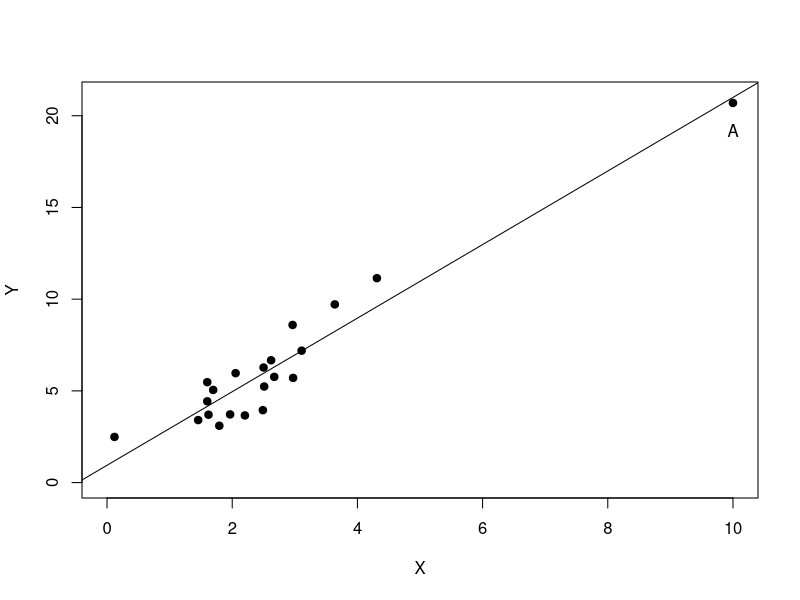
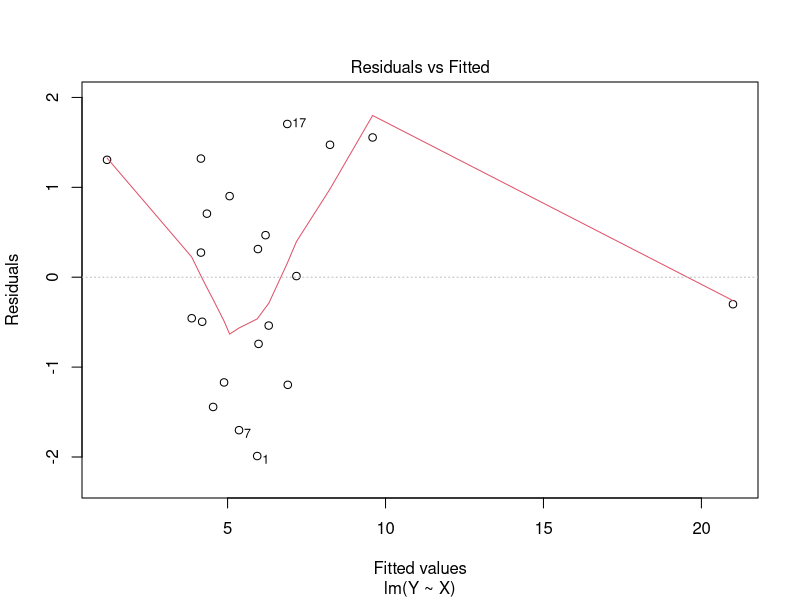
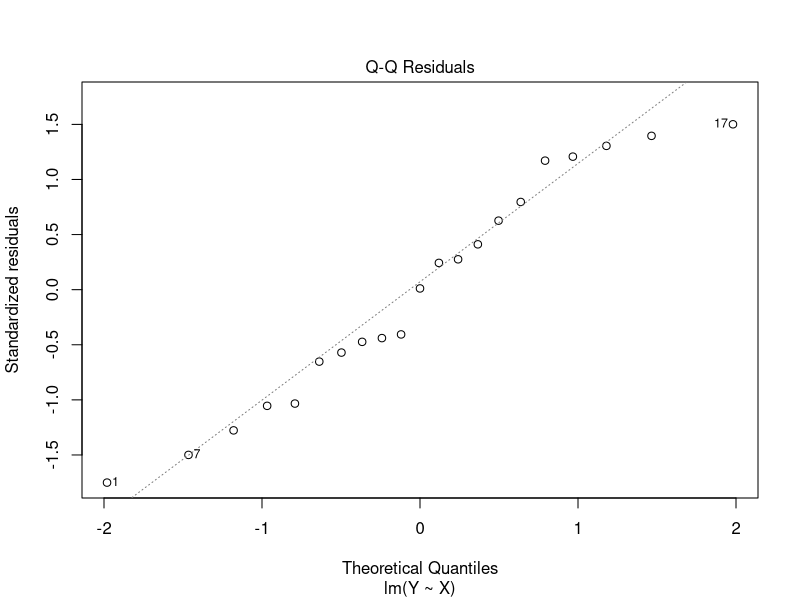
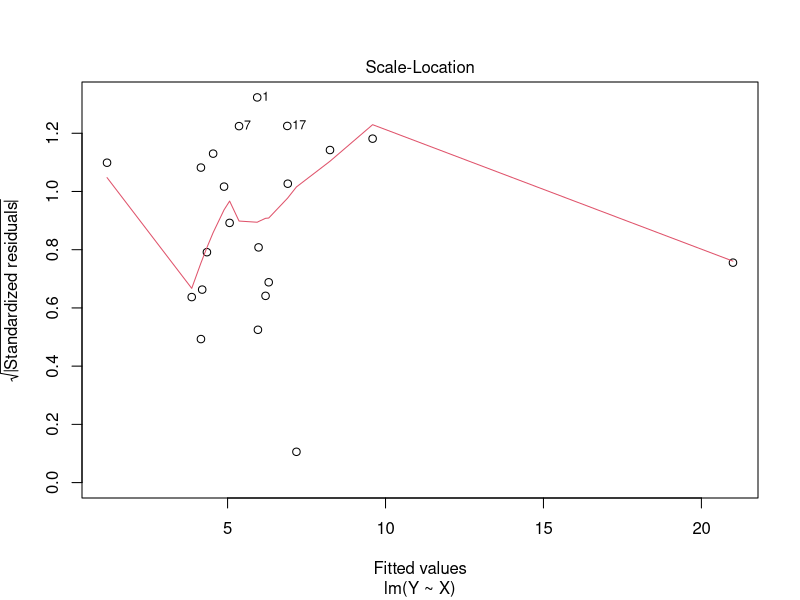
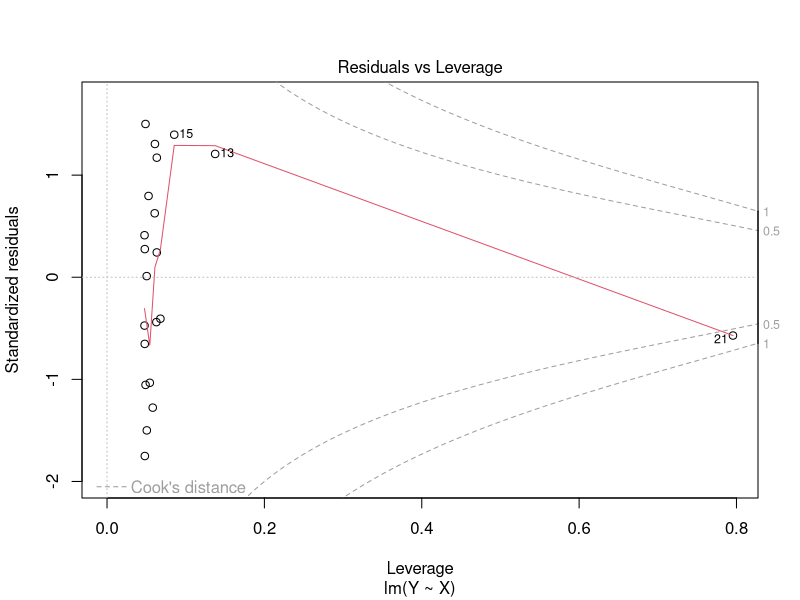
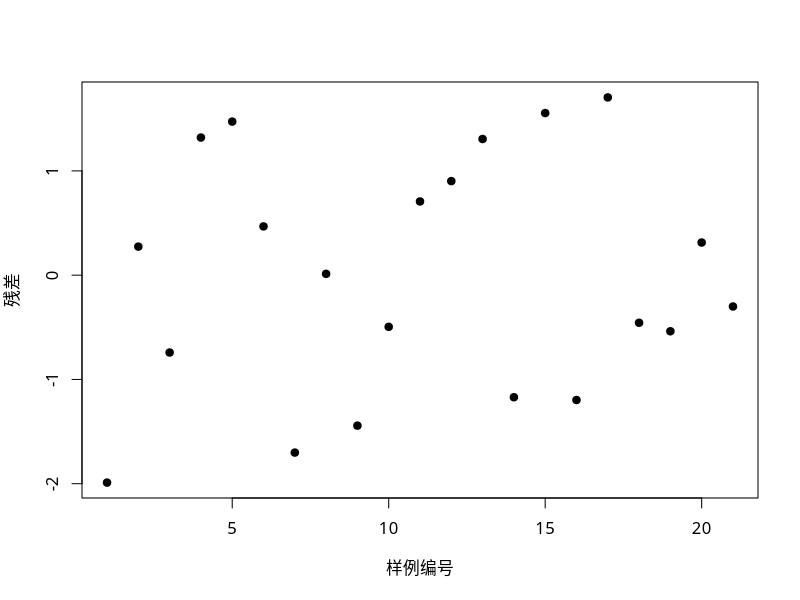
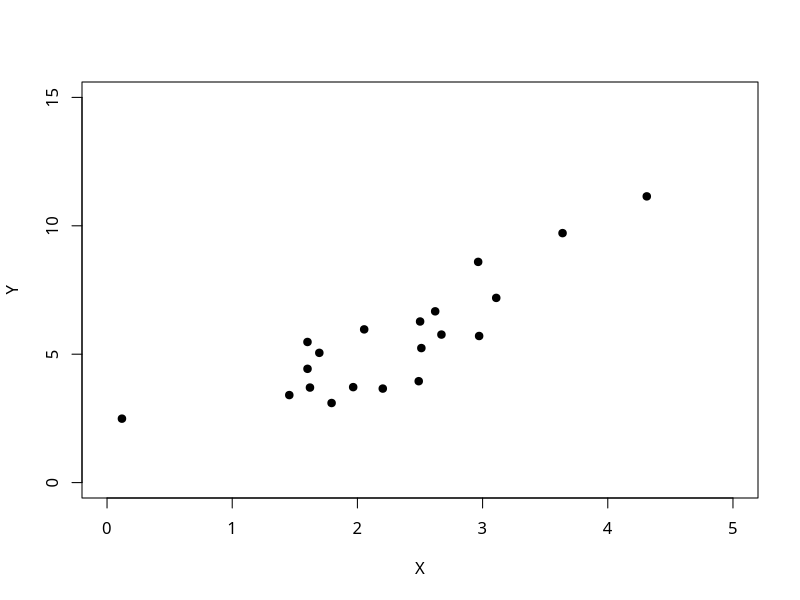
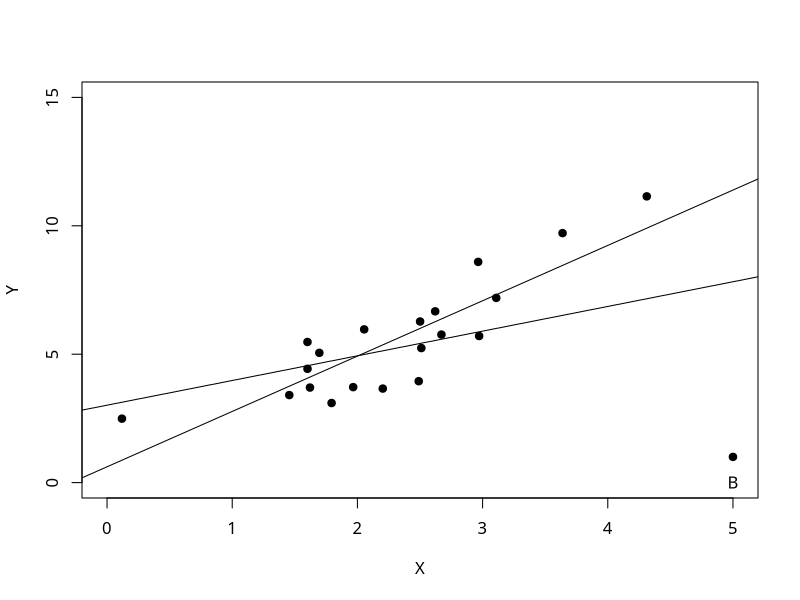

The R script that drew these images, in order:
set.seed (777)
n <- 20
beta_0 <- 1
beta_1 <- 2
X <- rnorm (n , 2, 1)
X<-c(X,10)

epsilon <- rnorm (n+1 , 0, 1)
Y <- beta_0 + beta_1*X + epsilon
plot (X , Y,pch=19,xlim=c(0,10),ylim=c(0,21))
text(X[21],Y[21]-1.5,'A')
fit <- lm(Y ~ X)
cooks.distance(fit)
hatvalues(fit)
hatvalues(fit)>2*mean(hatvalues(fit))
abline(fit)
summary (fit)
plot(fit)
par(family='STKaiti')
plot(residuals.lm(fit),pch=19,lty=6,xlab = '样例编号',ylab = '残差');

rm(list=ls())
set.seed (777)
n <- 20
beta_0 <- 1
beta_1 <- 2
X <- rnorm (n , 2, 1)
XX<-c(X,5)
epsilon <- rnorm (n , 0, 1)
Y <- beta_0 + beta_1*X + epsilon
YY<-c(Y,1)
plot (X , Y,pch=19,xlim=c(0,5),ylim=c(0,15))
plot (XX , YY,pch=19,xlim=c(0,5),ylim=c(0,15),xlab='X',ylab='Y')
text(XX[21],YY[21]-1,'B')
fit<-lm(Y~X)

fit1 <- lm(YY ~ XX)
rstandard(fit1)
rstudent(fit1)*sqrt((21-1-2)/(21-1-1-rstudent(fit1)))
abline(fit1)
abline(fit)

